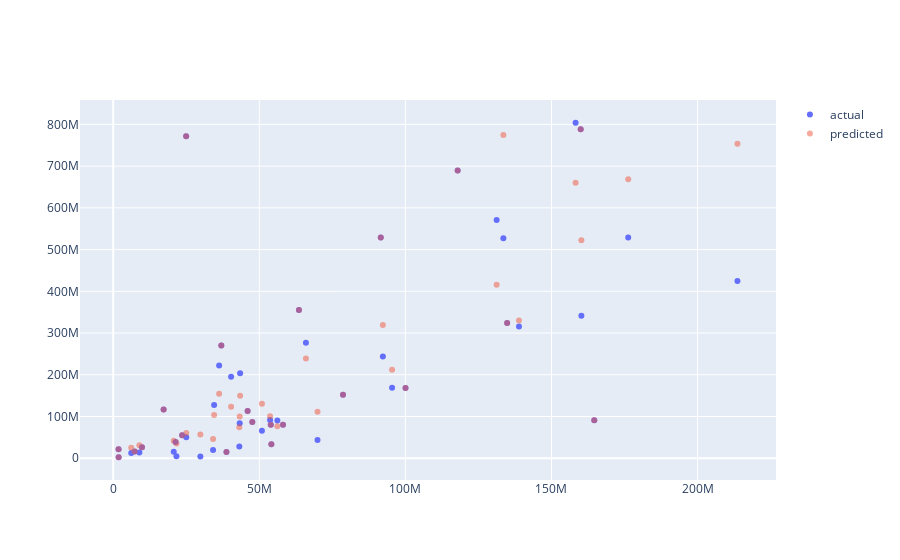

The notebook cell this image was saved under:
### Code cell
scatter_expected = go.Scatter(x=sampled_df['budget_2013$'], 
                              y = est_y, 
                              hovertext = sampled_df['title'], 
                              mode = 'markers', 
                              name = 'predicted',
                              opacity = .5)


scatter_actual = go.Scatter(x =sampled_df['budget_2013$'], 
                            y = sampled_df['intgross_2013$'], 
                            hovertext = sampled_df['title'], 
                            mode = 'markers',
                            name = 'actual')
go.Figure(data = [scatter_actual, scatter_expected])

### Figure 1 — Plotly figure (JSON) as saved in the notebook; plotly's stock layout.template omitted (floating-point values rounded to 4 significant figures)
{"data": [{"hovertext": ["The Other Boleyn Girl", "Pitch Perfect", "The Iron Giant", "Hannibal Rising", "The Pursuit of Happyness", "Stardust", "BloodRayne", "Mr. &amp; Mrs. Smith", "Star Trek: Insurrection", "Dawn of the Dead", "Raging Bull", "The Last Airbender", "A Dangerous Method", "Repo Men", "Salt", "Saved!", "Stealth", "Death at a Funeral", "Coach Carter", "Tropa de Elite", "Synecdoche, New York", "It&#39;s Complicated", "Clash of the Titans", "Festen (The Celebration)", "Malcolm X", "Pirates of the Caribbean: The Curse of the Black Pearl", "Legend", "Barry Lyndon", "Red Sonja", "Ella Enchanted", "The Legend of Zorro", "Tron Legacy", "We&#39;re the Millers", "August: Osage County", "Star Trek III: The Search for Spock", "Lincoln", "Gone Baby Gone", "Casino Royale", "How to Train Your Dragon", "3:10 to Yuma", "Fast and Furious 6", "The Final Destination", "Amour", "Shopgirl", "Signs", "Fantastic Four: Rise of the Silver Surfer", "Pretty Woman", "Horrible Bosses", "Beasts of the Southern Wild", "Prisoners"], "mode": "markers", "name": "actual", "type": "scatter", "x": [43290252, 17248856, 69923101, 56177174, 63568799, 78648044, 29825828, 131233644, 100039262, 34529401, 50899822, 160234776, 20713816, 34183419, 138870139, 6165964, 164638572, 23594413, 53686491, 7345604, 21645126, 92287186, 133528980, 1857872, 58112153, 158260870, 54126394, 47609104, 38754498, 43161751, 95442650, 213646368, 37000000, 25000000, 40345992, 65951507, 21347326, 117891227, 176258254, 53930087, 160000000, 43429264, 9841994, 8947748, 91572563, 134825218, 24961656, 36249178, 1826349, 46000000], "y": [84107503, 117019460, 43819293, 90538854, 355205844, 152303819, 4301386, 570671028, 168351786, 127577349, 66113787, 341528548, 15336023, 19436733, 315890541, 12613378, 91167710, 55028051, 91469619, 16088238, 4744112, 243871325, 526867848, 2354896, 79978777, 803907108, 33562937, 86562007, 14951574, 28256983, 168784763, 424689202, 270000119, 50304874, 195005629, 276997302, 38896737, 689276488, 528636950, 79964640, 788128122, 203449410, 26295088, 14028182, 528777236, 323822443, 771396947, 222195609, 21388640, 113402302]}, {"hovertext": ["The Other Boleyn Girl", "Pitch Perfect", "The Iron Giant", "Hannibal Rising", "The Pursuit of Happyness", "Stardust", "BloodRayne", "Mr. &amp; Mrs. Smith", "Star Trek: Insurrection", "Dawn of the Dead", "Raging Bull", "The Last Airbender", "A Dangerous Method", "Repo Men", "Salt", "Saved!", "Stealth", "Death at a Funeral", "Coach Carter", "Tropa de Elite", "Synecdoche, New York", "It&#39;s Complicated", "Clash of the Titans", "Festen (The Celebration)", "Malcolm X", "Pirates of the Caribbean: The Curse of the Black Pearl", "Legend", "Barry Lyndon", "Red Sonja", "Ella Enchanted", "The Legend of Zorro", "Tron Legacy", "We&#39;re the Millers", "August: Osage County", "Star Trek III: The Search for Spock", "Lincoln", "Gone Baby Gone", "Casino Royale", "How to Train Your Dragon", "3:10 to Yuma", "Fast and Furious 6", "The Final Destination", "Amour", "Shopgirl", "Signs", "Fantastic Four: Rise of the Silver Surfer", "Pretty Woman", "Horrible Bosses", "Beasts of the Southern Wild", "Prisoners"], "mode": "markers", "name": "predicted", "opacity": 0.5, "type": "scatter", "x": [43290252, 17248856, 69923101, 56177174, 63568799, 78648044, 29825828, 131233644, 100039262, 34529401, 50899822, 160234776, 20713816, 34183419, 138870139, 6165964, 164638572, 23594413, 53686491, 7345604, 21645126, 92287186, 133528980, 1857872, 58112153, 158260870, 54126394, 47609104, 38754498, 43161751, 95442650, 213646368, 37000000, 25000000, 40345992, 65951507, 21347326, 117891227, 176258254, 53930087, 160000000, 43429264, 9841994, 8947748, 91572563, 134825218, 24961656, 36249178, 1826349, 46000000], "y": [99710000.0, 117019460, 111400000.0, 76373235, 355205844, 152303819, 56900000.0, 415900000.0, 168351786, 103543548, 130400000.0, 522300000.0, 41660000.0, 45850000.0, 329870353, 25010000.0, 91167710, 55028051, 100600000.0, 16088238, 35070000.0, 319000000.0, 774300000.0, 2354896, 79978777, 660052691, 33562937, 86562007, 14951574, 74014864, 212100000.0, 753300000.0, 270000119, 60340000.0, 123600000.0, 239091343, 38896737, 689276488, 668240795, 79964640, 788128122, 149500000.0, 26295088, 30880000.0, 528777236, 323822443, 771396947, 154300000.0, 21388640, 113402302]}], "layout": {"autosize": true, "xaxis": {"autorange": true, "range": [-11290000.0, 226800000.0], "type": "linear"}, "yaxis": {"autorange": true, "range": [-56360000.0, 862600000.0], "type": "linear"}}}
